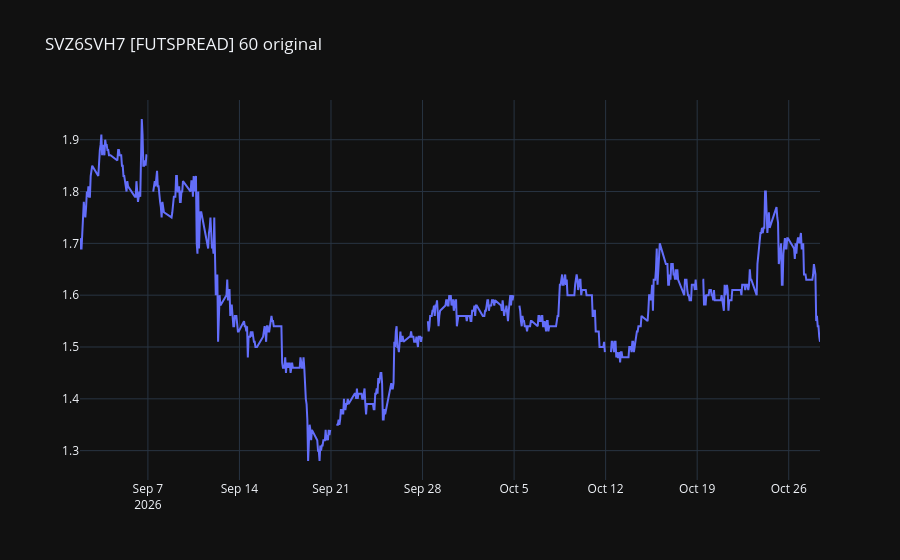

Notebook source saved alongside this figure:
### Code cell
data_origin = go.Scatter(x=df['DATETIME'], y=df['CLOSE'])
layout_origin = go.Layout(title=chart_title + ' original')
fig = go.Figure(data=data_origin, layout=layout_origin)
fig.update_xaxes(rangebreaks=[dict(bounds=["sat", "mon"])])
fig

### Figure 1 — Plotly figure (JSON) as saved in the notebook; plotly's stock layout.template omitted (floating-point values rounded to 4 significant figures; data arrays with more than 128 entries replaced by an {"elided": "..."} marker saying what was removed)
{"data": [{"x": {"elided": "757 str values"}, "y": {"elided": "757 float values"}, "type": "scatter"}], "layout": {"title": {"text": "SVZ6SVH7 [FUTSPREAD] 60 original"}, "xaxis": {"rangebreaks": [{"bounds": ["sat", "mon"]}]}}}
